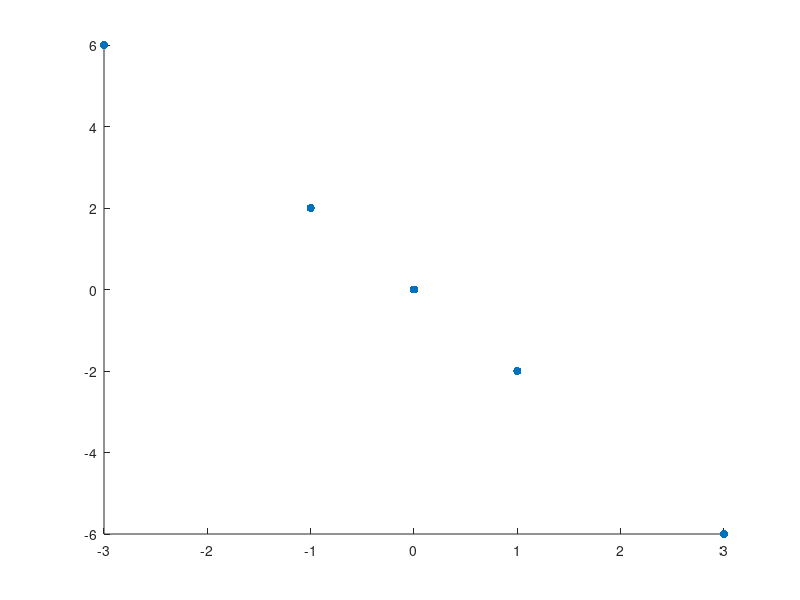

This figure's MATLAB source: (Note: this script raises an error after producing the figure.)
x = [0, -1, -3, 1, 3];
y = [0, 2, 6, -2, -6];

[n, m] = size(x);


scatter(x,y, 'filled')
for i=1:m
    text(x(i),y(i),"   (" + x(i) + "," + y(i) + ")")
end
% text(-1,2,"   (-1,2)")